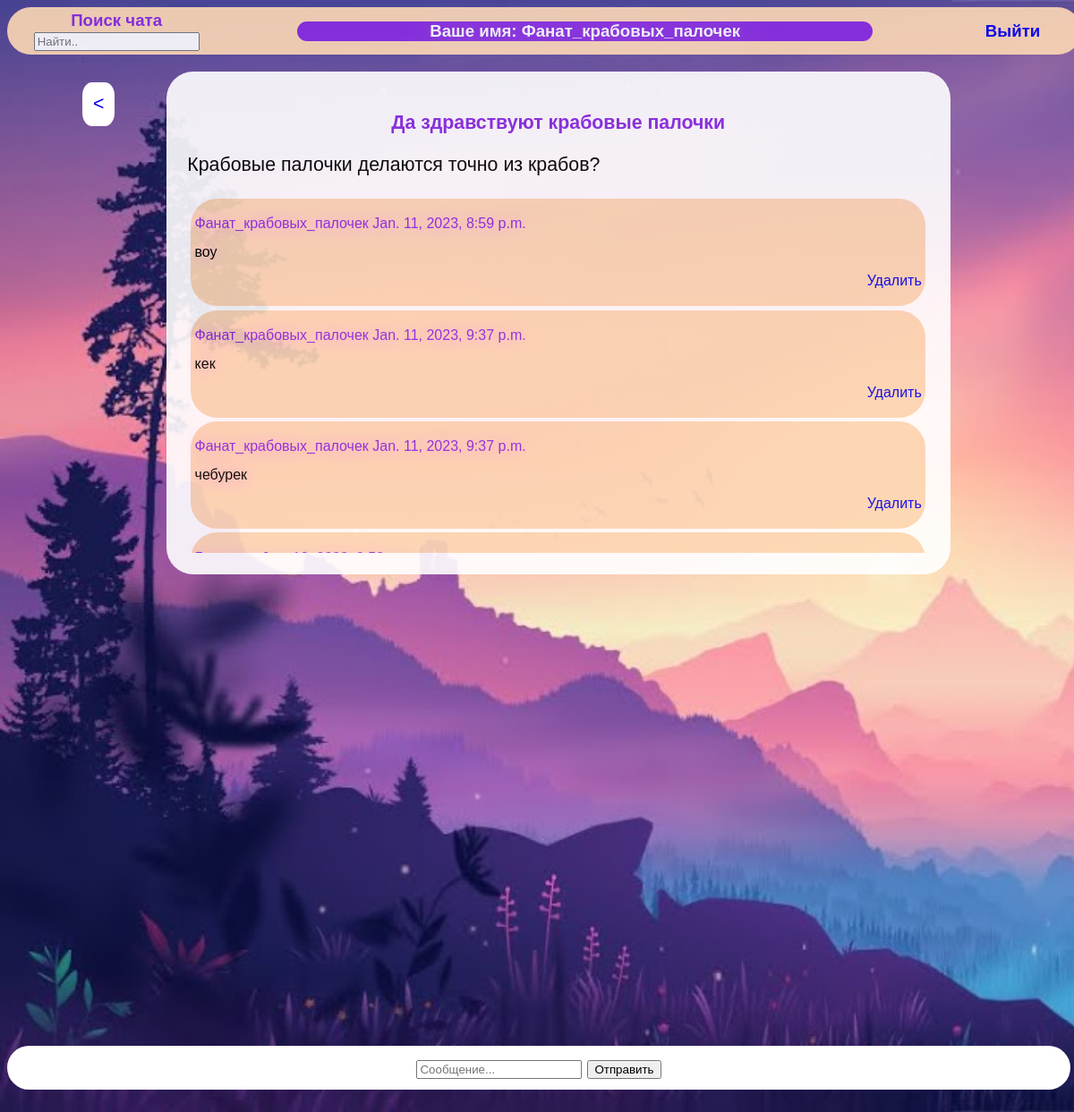
/chat/3/ (signed in), run on the app's committed database.
### chat/models.py (models this page shows, shortened)
class Chat(models.Model):
    author = models.ForeignKey(User, on_delete=models.SET_NULL, null=True, blank=True)
    name = models.CharField(max_length=200)
    text = models.TextField(null=True, blank=True)
    date = models.DateTimeField(auto_now=True)
    class Meta:
        ordering = ['-date']

class Message(models.Model):
    user = models.ForeignKey(User, on_delete=models.SET_NULL, null=True)
    chat = models.ForeignKey(Chat, on_delete=models.CASCADE, null=True)
    words = models.TextField(null=True)
    date = models.DateTimeField(auto_now=True)
    class Meta:
        ordering = ['-date']

### chat/views.py (the view, shortened to what this page needs)
# urls.py: path("chat/<str:Id>/", views.chat, name = 'chat'),
@login_required(login_url='log-in')
def chat(request, Id):
    chat =  Chat.objects.get(id=Id)
    messages = chat.message_set.all().order_by('date')
    context = {'chat' : chat,
               'message' : messages,}
    return render(request, 'chat/chat.html', context)

### chat/templates/chat/chat.html (shortened to what this page needs)
{% extends 'base.html' %}
{% load static %}
{% block content %}
  <a href="{% url 'index' %}" class="return"> < </a>
  <br>
  <div class="chat">
      <p class="name-chat"> {{chat.name}} </p>
      <p> {{chat.text}} </p>
      <div class="message-list">
          {% for message in message %}
           <div class="chat-elements">
              <p class="name-author-message">{{message.user}} {{message.date}} </p>
              <p>{{message.words}}</p>
              {% if request.user == message.user %}
              <p class="create-delete" ><a href="{% url 'del-message' message.id chat.id%}" >Удалить</a></p>
              {% endif %}
          </div>
          {% endfor %}
      </div>
  </div>
  <div class="message">
      {% if request.user.is_authenticated %}
      <form method="POST" action="">
          <input type="text" name="words" placeholder="Сообщение...">
          <input type="submit" value="Отправить" />
      </form>
      {% endif %}
  </div>
{% endblock content %}

### chat/templates/base.html (shortened to what this page needs)
<!DOCTYPE html>
{% load static %}
<html lang="ru">
<head>
    <link rel="stylesheet" type="text/css" href="{% static 'chat.css' %}">
</head>
<body>
     {% if request.user.is_authenticated %}
     <table class="nav">
         <tr>
             <td class="find">
                 <form method="GET" action="{% url 'index' %}">
                     <label>Поиск чата</label>
                     <input type="text" name="find" placeholder="Найти..">
                 </form>
            </td>
             <td>
                 <p class="user-name"> Ваше имя: {{request.user}}</p>
             </td>
             <td>
                 <div class="exit">
                     <a href="{% url 'log-out' %}"> Выйти </a>
                 </div>
            </td>
        </tr>
    </table>
     {% endif %}
    {% block content %}
    {% endblock content%}
</body>
</html>

### static/chat.css (style rules this page uses)
body { background-image: url(image/fon-chat.jpg); background-repeat: no-repeat; background-attachment: fixed; background-size: cover; text-shadow: 5px 5px 50px white; font-size: 16pt; font-family:Century Gothic,Verdana, Geneva, Tahoma, sans-serif; transition: .5s ease-in-out; }
.menu,.chat,.create-form,.del-message,.delete-chat,.log-user,.reg-user { display:inline-block; align-items: center; justify-content: center; width:70%; margin-left:15%; margin-top: 4%; background-color:white; opacity: 0.9; filter: alpha(opacity = 90); padding:2%; border-radius: 30px; font-weight:500; }
.chat-elements { text-shadow: 1px 1px 20px violet; font-weight:500; border: 1px violet; border-radius: 30px; background-color:#FDD9B5; padding: 0.5%; margin: 0.5%; line-height: 1; font-size: 12pt; word-break:break-all; }
.name-author-message { font-size: 12pt; color:blueviolet; }
.create-delete { text-align: right; color:blueviolet; font-size: 12pt; }
.exit { font-size: 14pt; margin: 1%; padding: 1%; }
.nav { position: fixed; background-color: #FDD9B5; border-radius: 30px; color: blueviolet; text-align:center; font-weight: 900; width: 100%; z-index:999; padding: 0.1%; margin: 0; opacity: 0.9; min-height:1.5%; font-size: 14pt; }
.return { margin-top: 7%; margin-left: 7%; display: inline-block; position: fixed; text-shadow: 5px 5px 50px #FDD9B5; border-radius: 30%; border-weight: 900; background-color: white; padding: 1%; }
.message { display: block; text-align:center; position: fixed; bottom:2%; background-color: white; border-radius: 30px; color: white; width: 97%; z-index:900; padding:1%; }
.name-chat { text-align:center; color: blueviolet; font-weight: 900; }
.message-list { height:400px; overflow:scroll; overflow-x:hidden; }
a:link, a:visited, a:active, a { text-decoration: none; transition-duration: 0.5s; text-shadow: 1px 1px 500px white; }
.find { width:20%; }
.user-name { background-color: blueviolet; color:white; border-radius:150px; margin: 0 10%; }

### data on the page
Chat: name "Да здравствуют крабовые палочки", text "Крабовые палочки делаются точно из крабов?"
Message: user "Фанат_крабовых_палочек", date "Jan. 11, 2023, 8:59 p.m.", words "воу", shows "Удалить"
Message: user "Фанат_крабовых_палочек", date "Jan. 11, 2023, 9:37 p.m.", words "кек", shows "Удалить"
Message: user "Фанат_крабовых_палочек", date "Jan. 11, 2023, 9:37 p.m.", words "чебурек", shows "Удалить"

### other printed values
{{ request.user }} "Фанат_крабовых_палочек"
